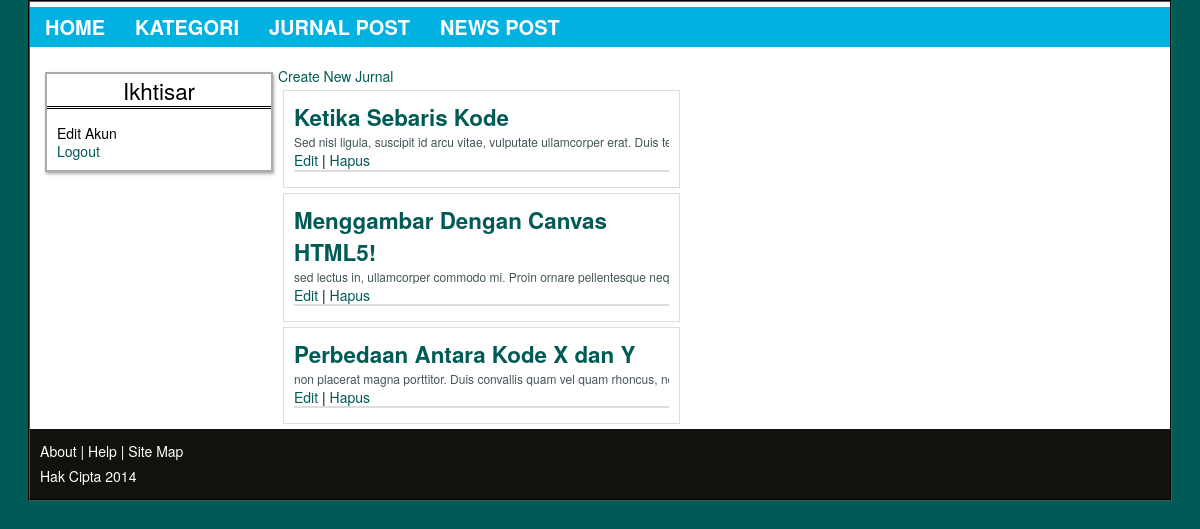
The page /admin/jurnal-post.php (signed in) on the database its author committed.
### tables this page shows
CREATE TABLE IF NOT EXISTS `db_jurnal` (
  `id_jurnal` int(11) NOT NULL,
  `judul` varchar(50) NOT NULL,
  `tgl_buat` datetime NOT NULL DEFAULT CURRENT_TIMESTAMP,
  `kategori` varchar(32) NOT NULL,
  `isi` text NOT NULL,
  PRIMARY KEY (`id_jurnal`),
  KEY `judul` (`judul`)
);

### admin/jurnal-post.php (the view, shortened to what this page needs)
<!DOCTYPE html>
<HTML>
	<?php
		require_once "../koneksi.php";
	?>
<head>
<link href='../style/style.css' type='text/css' rel='stylesheet'/>
</head>
<body>
	<div id="wrapper">
	<?php
		include "nav.php";
	?>
	<?php
	if($_SESSION['username']=="admin"){
		?>
	<div id="jurnal-post">
		<div class="menu">
	<h3>Ikhtisar</h3>
		<div class='menu-in'>
			<ul>
				<li>Edit Akun</li>
				<li><a href='logout.php'>Logout</a></li>
			</ul>
		</div>
	</div>
		<div class="buat">
			<a href="input_jurnal.php">Create New Jurnal</a>
		</div>
		<div style="float:left;width:50%;">
		<?php
			$kueri = mysqli_query($koneksi,"SELECT * FROM db_jurnal") or die("gagal mengindetifikasi Jurnal Anda");
			while($co = mysqli_fetch_array($kueri)){
		?>
		<div class="jurnal_post">
			<div class="head-post"><h3><a href="<?php echo "edit_jurnal.php?id_jurnal=".$co['id_jurnal'];?>"><?php echo $co['judul'];?></a></h3>
				<div class='desk-post'>
			<p><?php echo $co['isi']; ?></p>
		</div>
				<div class="edit">
					<a href="<?php echo "edit_jurnal.php?id_jurnal=".$co['id_jurnal'];?>" title="Edit Jurnal Anda">Edit</a>
					| <a href="hapus_jurnal.php?id_jurnal=<?php echo $co['id_jurnal'];?>" title="Hapus Jurnal">Hapus</a>
				</div>
			</div>
		</div>
		<?php
			};
		?>
		</div>
	<?php
}
	else{
		echo "<p>Anda Belum Login Sebagai Admin</p>";
	};
	?>
</div>
<div style="clear:both"/>
<?php
include("../footer.php");
?>
</div>
</body>
</HTML

### style/style.css (style rules this page uses)
a:link { text-decoration:none; -moz-transition:0s; -webkit-transition:0s; transition:0s; color:#005A55; }
body { font:normal normal 14px/1.3em "Helvetica Neue", Helvetica, Arial, sans-serif; background-color:#005A55; }
h3 { font-size:160%; }
h1,h2,h3,h4,h5,h6 { font-weight:bold;font-style:normal;line-height:normal; }
#wrapper { max-width:95%; margin:0 auto; border:2px groove #000; background-color:white; overflow:hidden; }
li { list-style:none; }
.desk-post { font-size:12px; color:#415457; text-overflow:ellipsis; overflow:hidden; white-space:nowrap; }
.post, .jurnal_post { max-width:67%; border:1px solid #ddd; margin:5px; padding:10px; overflow:hidden; background-color:white; }
.menu { float:left; width:20%; border:2px solid #aaa; box-shadow:1px 2px 3px #aaa; margin:5px; }
.menu h3 { margin-bottom:5px; border-bottom:3px double #000; font-weight:200; text-align:center; }
#jurnal-post { padding:10px; }
.head-post { border-bottom:2px double #ddd; margin-bottom:5px; }
.menu .menu-in { padding:10px; }

### admin/jurnal-post.php (style rules this page uses)
#jurnal-post { margin-top:10px; }

### rows shown on the page
db_jurnal: judul "Ketika Sebaris Kode", isi "Sed nisl ligula, suscipit id arcu vitae, vulputate ullamcorper erat. Dui…"
db_jurnal: judul "Menggambar Dengan Canvas HTML5!", isi "sed lectus in, ullamcorper commodo mi. Proin ornare pellentesque n…"
db_jurnal: judul "Perbedaan Antara Kode X dan Y", isi "non placerat magna porttitor. Duis convallis quam vel quam rhoncus…"
